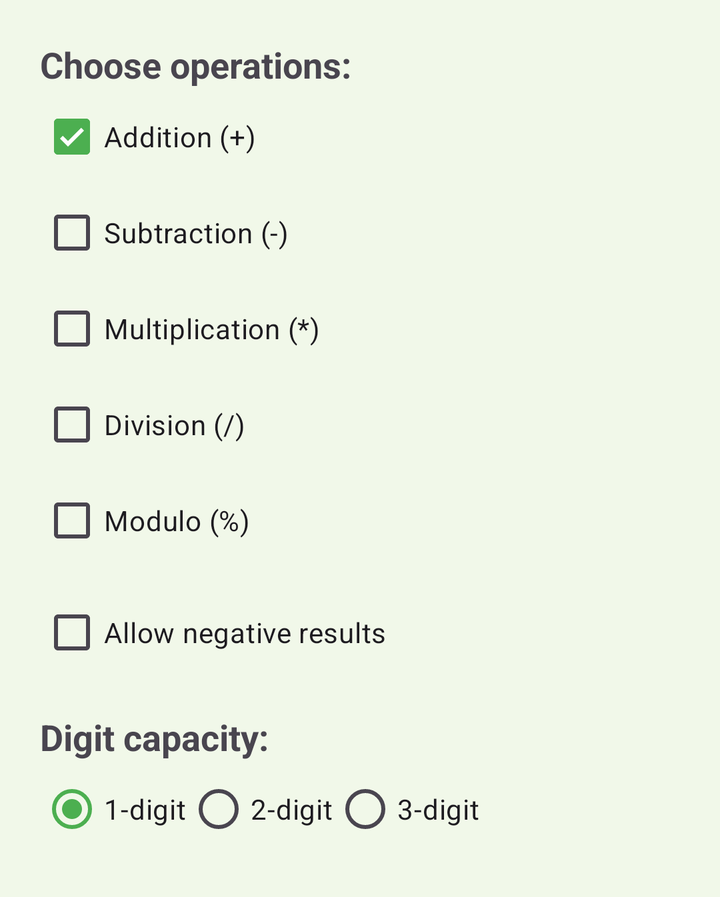
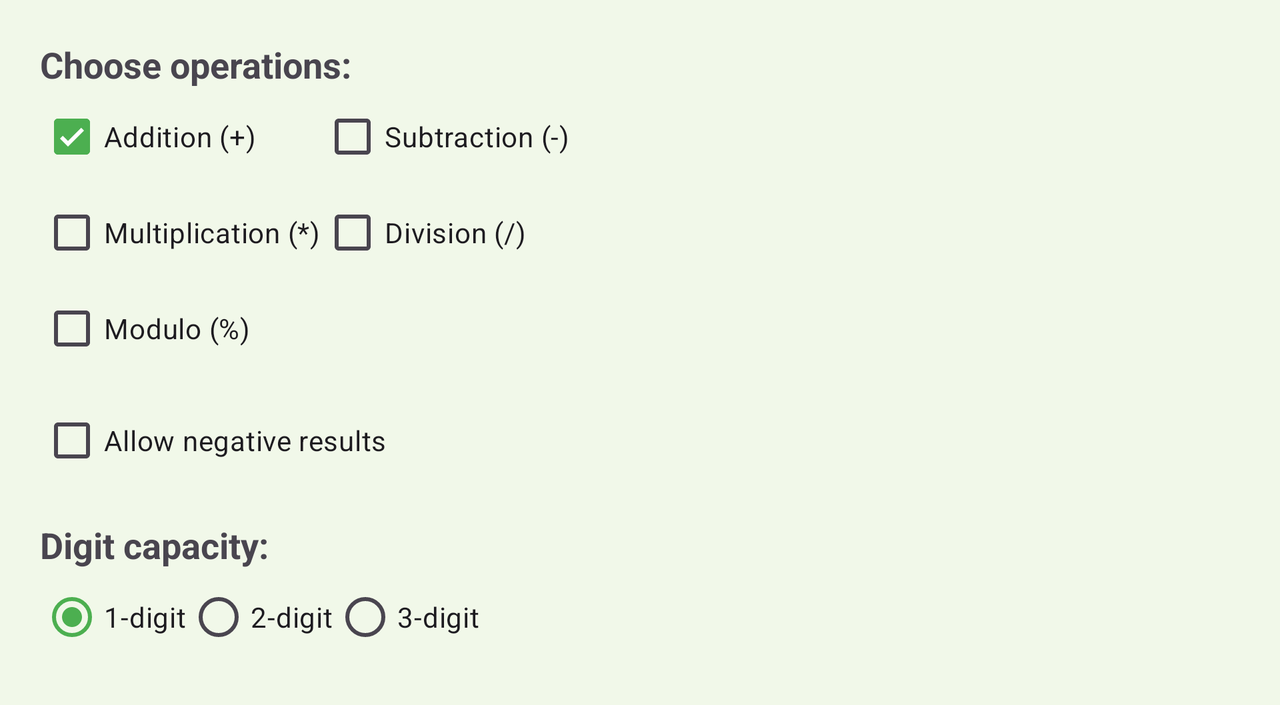

The same Android screen from two of the app's own layout files: first res/layout/ as a phone draws it, then the repository's variant for another configuration, drawn on a device whose configuration selects that folder. Both files follow.
<!-- AndroidManifest.xml: application theme Theme.MathPractice -->
<!-- res/layout/dialog_settings.xml -->
<?xml version="1.0" encoding="utf-8"?>
<LinearLayout xmlns:android="http://schemas.android.com/apk/res/android"
    android:layout_width="match_parent"
    android:layout_height="wrap_content"
    android:orientation="vertical"
    android:padding="20dp">

    <TextView
        android:layout_width="wrap_content"
        android:layout_height="wrap_content"
        android:text="@string/choose_operations"
        android:textSize="18sp"
        android:textStyle="bold" />

    <CheckBox
        android:id="@+id/cbPlus"
        android:layout_width="wrap_content"
        android:layout_height="wrap_content"
        android:text="@string/op_plus"
        android:checked="true" />

    <CheckBox
        android:id="@+id/cbMinus"
        android:layout_width="wrap_content"
        android:layout_height="wrap_content"
        android:text="@string/op_minus" />

    <CheckBox
        android:id="@+id/cbMultiply"
        android:layout_width="wrap_content"
        android:layout_height="wrap_content"
        android:text="@string/op_multiply" />

    <CheckBox
        android:id="@+id/cbDivide"
        android:layout_width="wrap_content"
        android:layout_height="wrap_content"
        android:text="@string/op_divide" />

    <CheckBox
        android:id="@+id/cbMod"
        android:layout_width="wrap_content"
        android:layout_height="wrap_content"
        android:text="@string/op_mod" />

    <CheckBox
        android:id="@+id/cbAllowNegative"
        android:layout_width="wrap_content"
        android:layout_height="wrap_content"
        android:layout_marginTop="8dp"
        android:text="@string/allow_negative_results"
        android:checked="false" />

    <TextView
        android:layout_width="wrap_content"
        android:layout_height="wrap_content"
        android:layout_marginTop="16dp"
        android:text="@string/digit_capacity"
        android:textSize="18sp"
        android:textStyle="bold" />

    <RadioGroup
        android:id="@+id/rgDigits"
        android:layout_width="match_parent"
        android:layout_height="wrap_content"
        android:orientation="horizontal">

        <RadioButton
            android:id="@+id/rb1Digit"
            android:layout_width="wrap_content"
            android:layout_height="wrap_content"
            android:text="@string/digits_1"
            android:checked="true" />

        <RadioButton
            android:id="@+id/rb2Digits"
            android:layout_width="wrap_content"
            android:layout_height="wrap_content"
            android:text="@string/digits_2" />

        <RadioButton
            android:id="@+id/rb3Digits"
            android:layout_width="wrap_content"
            android:layout_height="wrap_content"
            android:text="@string/digits_3" />
    </RadioGroup>

</LinearLayout>
<!-- resources referenced by this layout -->
<resources>
  <string name="allow_negative_results">Allow negative results</string>
  <string name="choose_operations">Choose operations:</string>
  <string name="digit_capacity">Digit capacity:</string>
  <string name="digits_1">1-digit</string>
  <string name="digits_2">2-digit</string>
  <string name="digits_3">3-digit</string>
  <string name="op_divide">Division (/)</string>
  <string name="op_minus">Subtraction (-)</string>
  <string name="op_mod">Modulo (%)</string>
  <string name="op_multiply">Multiplication (*)</string>
  <string name="op_plus">Addition (+)</string>
  <style name="Theme.MathPractice" parent="Base.Theme.MathPractice" />
  <style name="Base.Theme.MathPractice" parent="Theme.Material3.DayNight.NoActionBar">
          <item name="colorPrimary">@color/primary</item>
          <item name="colorSecondary">@color/primary_dark</item>
          <item name="colorTertiary">@color/accent</item>
          <item name="android:windowBackground">@color/background_main</item>
      </style>
  <color name="primary">#4CAF50</color>
  <color name="primary_dark">#388E3C</color>
  <color name="accent">#FFC107</color>
  <color name="background_main">#F1F8E9</color>
</resources>
<!-- res/layout-land/dialog_settings.xml (the repository's variant of the layout above) -->
<!-- drawn on the phone turned sideways -->
<?xml version="1.0" encoding="utf-8"?>
<ScrollView xmlns:android="http://schemas.android.com/apk/res/android"
    android:layout_width="match_parent"
    android:layout_height="wrap_content">

    <LinearLayout
        android:layout_width="match_parent"
        android:layout_height="wrap_content"
        android:orientation="vertical"
        android:padding="20dp">

        <TextView
            android:layout_width="wrap_content"
            android:layout_height="wrap_content"
            android:text="@string/choose_operations"
            android:textSize="18sp"
            android:textStyle="bold" />

        
        <GridLayout
            android:layout_width="match_parent"
            android:layout_height="wrap_content"
            android:columnCount="2"
            android:alignmentMode="alignMargins">

            <CheckBox
                android:id="@+id/cbPlus"
                android:layout_width="wrap_content"
                android:layout_height="wrap_content"
                android:text="@string/op_plus"
                android:checked="true" />

            <CheckBox
                android:id="@+id/cbMinus"
                android:layout_width="wrap_content"
                android:layout_height="wrap_content"
                android:text="@string/op_minus" />

            <CheckBox
                android:id="@+id/cbMultiply"
                android:layout_width="wrap_content"
                android:layout_height="wrap_content"
                android:text="@string/op_multiply" />

            <CheckBox
                android:id="@+id/cbDivide"
                android:layout_width="wrap_content"
                android:layout_height="wrap_content"
                android:text="@string/op_divide" />

            <CheckBox
                android:id="@+id/cbMod"
                android:layout_width="wrap_content"
                android:layout_height="wrap_content"
                android:text="@string/op_mod" />
        </GridLayout>

        <CheckBox
            android:id="@+id/cbAllowNegative"
            android:layout_width="wrap_content"
            android:layout_height="wrap_content"
            android:layout_marginTop="8dp"
            android:text="@string/allow_negative_results"
            android:checked="false" />

        <TextView
            android:layout_width="wrap_content"
            android:layout_height="wrap_content"
            android:layout_marginTop="16dp"
            android:text="@string/digit_capacity"
            android:textSize="18sp"
            android:textStyle="bold" />

        <RadioGroup
            android:id="@+id/rgDigits"
            android:layout_width="match_parent"
            android:layout_height="wrap_content"
            android:orientation="horizontal">

            <RadioButton
                android:id="@+id/rb1Digit"
                android:layout_width="wrap_content"
                android:layout_height="wrap_content"
                android:text="@string/digits_1"
                android:checked="true" />

            <RadioButton
                android:id="@+id/rb2Digits"
                android:layout_width="wrap_content"
                android:layout_height="wrap_content"
                android:text="@string/digits_2" />

            <RadioButton
                android:id="@+id/rb3Digits"
                android:layout_width="wrap_content"
                android:layout_height="wrap_content"
                android:text="@string/digits_3" />
        </RadioGroup>

    </LinearLayout>
</ScrollView>
